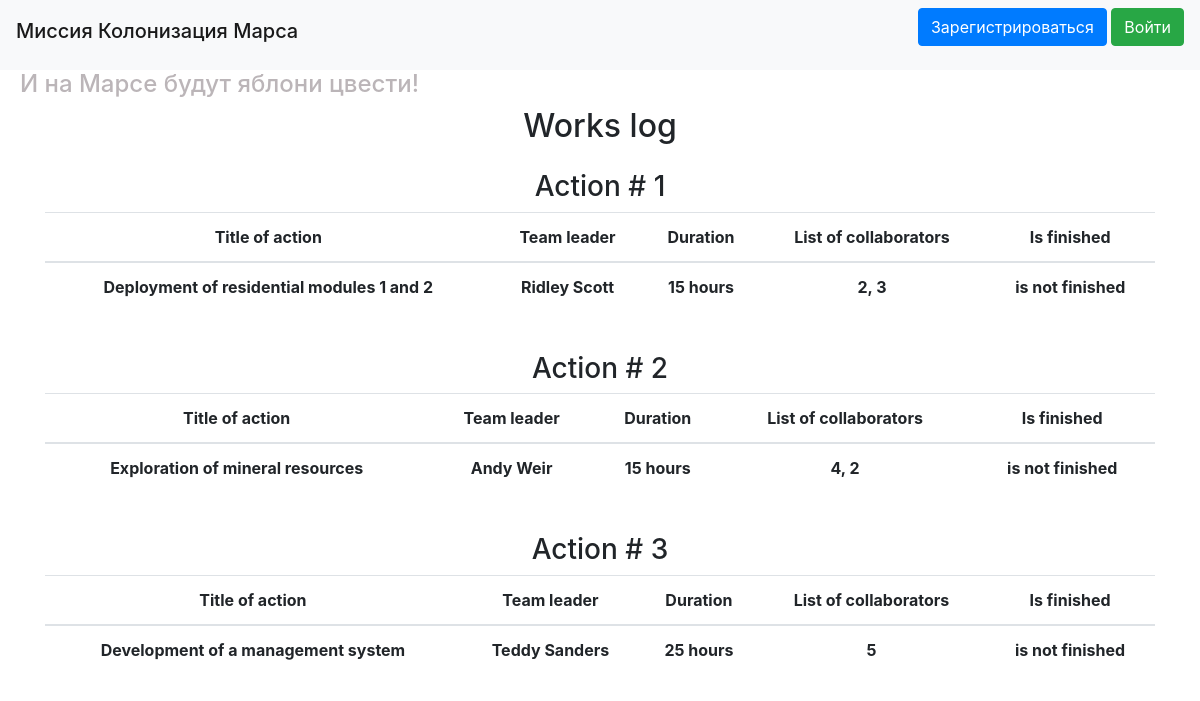
The page / on the database its author committed.
### data/users.py (models this page shows, shortened)
class User(SqlAlchemyBase, UserMixin):
    __tablename__ = 'users'
    id = sqlalchemy.Column(sqlalchemy.Integer, primary_key=True, autoincrement=True)
    surname = sqlalchemy.Column(sqlalchemy.String)
    name = sqlalchemy.Column(sqlalchemy.String)
    age = sqlalchemy.Column(sqlalchemy.Integer)
    position = sqlalchemy.Column(sqlalchemy.String)
    speciality = sqlalchemy.Column(sqlalchemy.String)
    address = sqlalchemy.Column(sqlalchemy.String)
    email = sqlalchemy.Column(sqlalchemy.String, unique=True)
    hashed_password = sqlalchemy.Column(sqlalchemy.String)
    modified_date = sqlalchemy.Column(sqlalchemy.DateTime, default=datetime.datetime.now)

### data/jobs.py (models this page shows)
class Jobs(SqlAlchemyBase):
    __tablename__ = 'jobs'
    id = sqlalchemy.Column(sqlalchemy.Integer, primary_key=True, autoincrement=True)
    team_leader = sqlalchemy.Column(sqlalchemy.Integer, sqlalchemy.ForeignKey('users.id'))
    job = sqlalchemy.Column(sqlalchemy.String)
    work_size = sqlalchemy.Column(sqlalchemy.Integer)
    collaborators = sqlalchemy.Column(sqlalchemy.String)
    start_date = sqlalchemy.Column(sqlalchemy.DateTime, default=datetime.datetime.now)
    end_date = sqlalchemy.Column(sqlalchemy.DateTime, default=datetime.datetime.now)
    is_finished = sqlalchemy.Column(sqlalchemy.Boolean)

### app.py (the view)
@app.route("/")
def index():
    db_sess = create_session()
    jobs = [(db_sess.query(User).filter(User.id == job.team_leader).first(), job) for job in db_sess.query(Jobs).all()]
    return render_template("index.html", jobs=jobs)

### data/db_session.py (called while the page is built)
def create_session() -> Session:
    global __factory
    return __factory()

### templates/index.html
{% extends 'base.html' %}
{% block style %}
    <link rel="stylesheet" type="text/css" href="{{ url_for('static', filename="/css/center.css") }}"/>
{% endblock %}
{% block content %}
    <h2 class="center">Works log</h2>
    {% for job in jobs %}
        <div class="table-responsive center indent">
            <h3>Action # {{ loop.index }}</h3>
            <table class="table align-middle">
                <thead>
                <tr>
                    <th>Title of action</th>
                    <th>Team leader</th>
                    <th>Duration</th>
                    <th>List of collaborators</th>
                    <th>Is finished</th>
                </tr>
                </thead>
                <tbody>
                <tr>
                    <th>
                        {{ job[1].job }}
                    </th>
                    <th>
                        {{ job[0].name }} {{ job[0].surname }}
                    </th>
                    <th>
                        {{ job[1].work_size }} hours
                    </th>
                    <th>
                        {{ job[1].collaborators }}
                    </th>
                    <th>
                        is{% if not job[1].is_finished %} not{% endif %} finished
                    </th>
                </tr>
                </tbody>
            </table>
        </div>
    {% endfor %}
{% endblock %}

### templates/base.html (shortened to what this page needs)
<!doctype html>
<html lang="en">
<head>
    <link rel="stylesheet"
          href="https://stackpath.bootstrapcdn.com/bootstrap/4.4.1/css/bootstrap.min.css"
>
    <link rel="stylesheet" type="text/css" href="../static/css/header.css"/>
    {% block style %}{% endblock %}
</head>
<body>
<header>
    <nav class="navbar navbar-light bg-light">
        <h1 class="navbar-brand">Миссия Колонизация Марса</h1>
        {% if current_user.is_authenticated %}
            <a class="navbar-brand" href="/logout">{{ current_user.name }}</a>
        {% else %}
            <p>
                <a class="btn btn-primary " href="/register">Зарегистрироваться</a>
                <a class="btn btn-success" href="/login">Войти</a>
            </p>
        {% endif %}
    </nav>
    <h4 class="header">И на Марсе будут яблони цвести!</h4>
</header>
<main role="main" class="container">
    {% block content %}{% endblock %}
</main>
</body>
</html>

### static/css/header.css (style rules this page uses)
h4.header { padding-left: 20px; color: #bbb5b8; }

### static/css/center.css (style rules this page uses)
.center { text-align: center; }
.indent { margin-bottom: 25px; margin-top: 25px; }

### rows shown on the page
User: job "Deployment of residential modules 1 and 2", name "Ridley", surname "Scott", work_size "15", collaborators "2, 3"
User: job "Exploration of mineral resources", name "Andy", surname "Weir", work_size "15", collaborators "4, 2"
User: job "Development of a management system", name "Teddy", surname "Sanders", work_size "25", collaborators "5"
